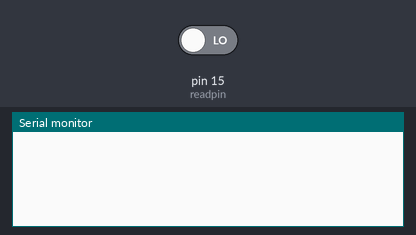
Simulated run of this sketch. Board: Arduino Uno, built with avr-gcc and run on an emulated ATmega328P. Parts: the last lines printed to the serial monitor. The test bench sets the inputs (shaded band); at power-on: pin 15 (readpin) LOW.

Above: at 1.2 s.
1.3 s: pin 15 (readpin) driven HIGH
At 2.3 s:
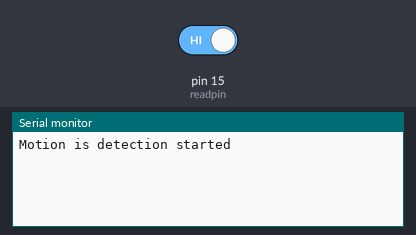
2.8 s: pin 15 (readpin) driven LOW
At 3.4 s:
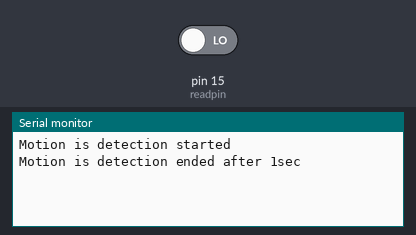

The sketch:

motion_sense.ino
```cpp
#include <string>   // to use std::string type

const int readpin {15};   // readpin variable with value 15

void setup()
{
  pinMode(readpin, INPUT);  // set pin 15 to input mode
  Serial.begin(1);  // begin serial communication
}

std::string last_state {"low"};   // start with a low state (not triggered)
unsigned long detection_start {};   // value initization of the variable

void loop()
{
  if (digitalRead(readpin) == HIGH && last_state == "low")    // if currently there is a trigger (high value) and the last state is "low"
  {
    detection_start = millis();   // set the detection_start variable to the current time
    last_state = "high";    //  set the last_state variable to "high"
    Serial.println("Motion is detection started");    //  print out the message
  }

  if (digitalRead(readpin) == LOW && last_state == "high")    // if currently there is no trigger (low value read) and the last state is "high"
  {
    last_state = "low";   // set last_state to "low"
    Serial.println("Motion is detection ended after " + String((millis() - detection_start) / 1000) + "sec");   // print out the high signal time (how long was the movement), including the value hold delay
  }
}
```

Measured:
- after the input at 1.3 s, the serial monitor: prints a new line at once (image 1)
- after the input at 2.8 s, the serial monitor: prints a new line at once (image 2)
